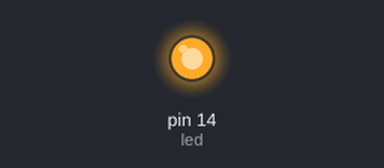
Recording of a sketch running on a simulated Arduino Uno, built with avr-gcc and run on an emulated ATmega328P. Shown: output pins drawn as LEDs (lit = HIGH).

Above: at 1.0 s.
At 3.0 s:
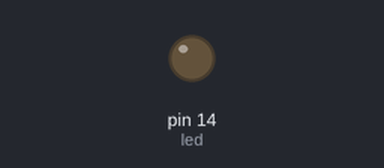
Timing chart, 0 to 5.2 s (numbered marks = the images above):
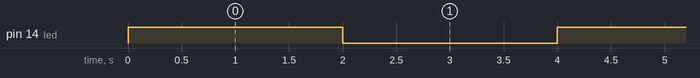

The sketch:

sketch_jan17a.ino
```cpp
int led = 14;

void setup() {
  // put your setup code here, to run once:
  pinMode(led, OUTPUT);
}

void loop() {
  // put your main code here, to run repeatedly:
// Make the LED blink
  digitalWrite(led, HIGH);
  delay(2000);
  digitalWrite(led,LOW);
  delay(2000);
}
```

Measured:
- by itself, pin 14 (led): alternates HIGH for 2.0 s and LOW for 2.0 s
